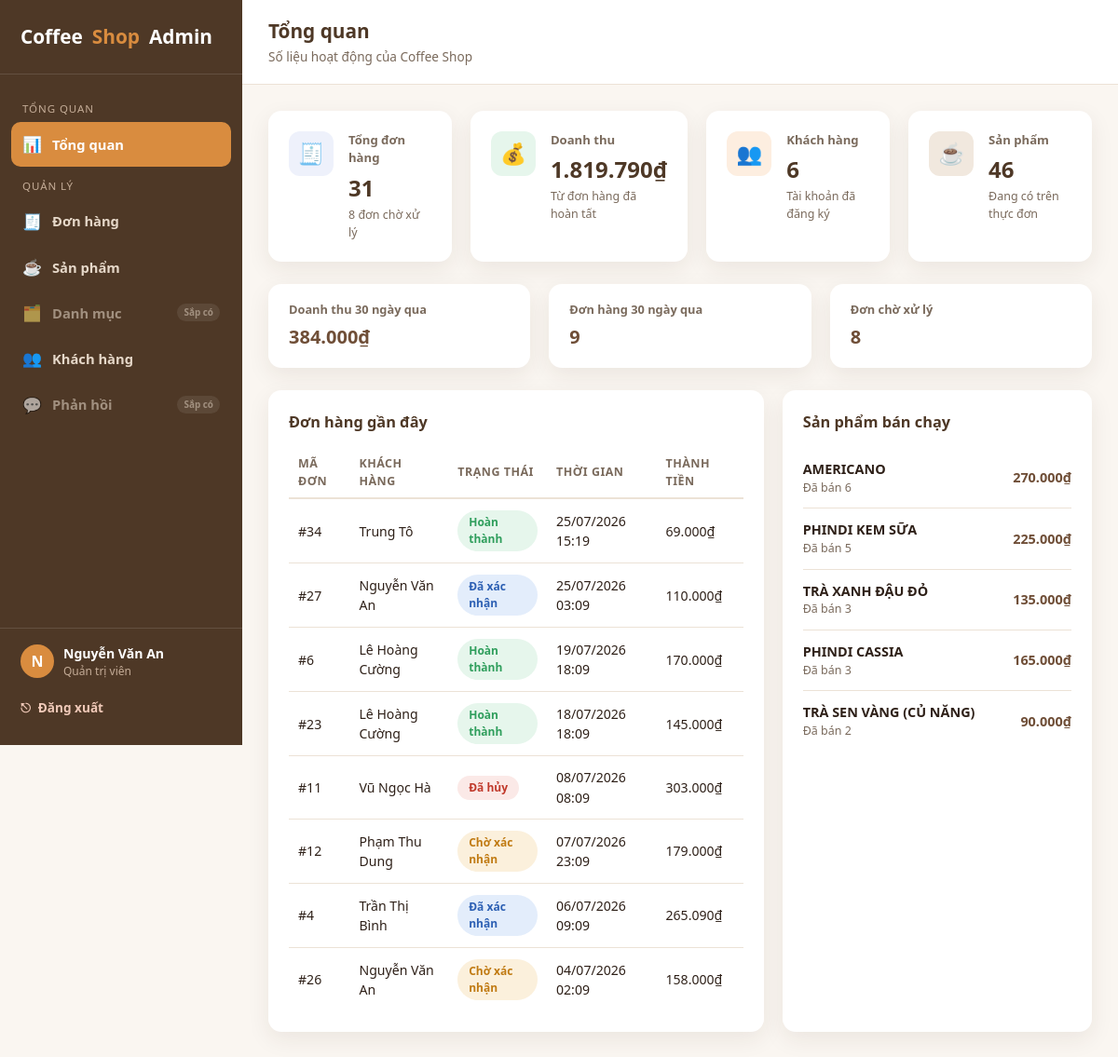
The app's page /admin (signed in) with its own data.
### tables this page shows
CREATE TABLE orders (
    id INTEGER PRIMARY KEY AUTOINCREMENT,
    user_id INTEGER,
    customer_name TEXT NOT NULL,
    customer_email TEXT,
    customer_phone TEXT,
    status TEXT NOT NULL DEFAULT 'pending',
    total_amount INTEGER NOT NULL DEFAULT 0,
    note TEXT,
    created_at TEXT NOT NULL,
    FOREIGN KEY (user_id) REFERENCES user (id)
);

CREATE TABLE order_item (
    id INTEGER PRIMARY KEY AUTOINCREMENT,
    order_id INTEGER NOT NULL,
    product_id INTEGER,
    product_name TEXT NOT NULL,
    price INTEGER NOT NULL,
    quantity INTEGER NOT NULL,
    FOREIGN KEY (order_id) REFERENCES orders (id),
    FOREIGN KEY (product_id) REFERENCES product (id)
);

### app.py (the view)
@app.route("/admin")
@admin_required
def admin_dashboard():
    db = get_db()
    total_orders = db.execute("SELECT COUNT(*) FROM orders").fetchone()[0]
    total_revenue = db.execute(
        "SELECT COALESCE(SUM(total_amount), 0) FROM orders WHERE status = 'completed'"
    ).fetchone()[0]
    total_customers = db.execute("SELECT COUNT(*) FROM user WHERE is_admin = 0").fetchone()[0]
    total_products = db.execute("SELECT COUNT(*) FROM product").fetchone()[0]
    pending_orders = db.execute("SELECT COUNT(*) FROM orders WHERE status = 'pending'").fetchone()[0]
    thirty_days_ago = (datetime.now() - timedelta(days=30)).isoformat()
    revenue_30d = db.execute(
        "SELECT COALESCE(SUM(total_amount), 0) FROM orders WHERE status = 'completed' AND created_at >= ?",
        (thirty_days_ago,),
    ).fetchone()[0]
    orders_30d = db.execute(
        "SELECT COUNT(*) FROM orders WHERE created_at >= ?", (thirty_days_ago,)
    ).fetchone()[0]
    recent_orders = db.execute(
        """SELECT id, customer_name, status, total_amount, created_at
           FROM orders ORDER BY created_at DESC LIMIT 8"""
    ).fetchall()
    top_products = db.execute(
        """SELECT product_name, SUM(quantity) AS qty, SUM(price * quantity) AS revenue
           FROM order_item
           JOIN orders ON orders.id = order_item.order_id
           WHERE orders.status = 'completed'
           GROUP BY product_name
           ORDER BY qty DESC
           LIMIT 5"""
    ).fetchall()
    stats = {
        "total_orders": total_orders,
        "total_revenue": total_revenue,
        "total_customers": total_customers,
        "total_products": total_products,
        "pending_orders": pending_orders,
        "revenue_30d": revenue_30d,
        "orders_30d": orders_30d,
    }
    return render_template(
        "admin/dashboard.html",
        stats=stats,
        recent_orders=recent_orders,
        top_products=top_products,
        active_page="dashboard",
    )

### app.py (called while the page is built)
def get_db():
    if "db" not in g:
        g.db = sqlite3.connect(DB_PATH)
        g.db.row_factory = sqlite3.Row
    return g.db

@app.template_filter("vnd")
def format_vnd(value):
    try:
        value = int(value)
    except (TypeError, ValueError):
        return value
    return f"{value:,.0f}".replace(",", ".") + "₫"

@app.template_filter("datetimevi")
def format_datetimevi(value):
    try:
        dt = datetime.fromisoformat(value)
    except (TypeError, ValueError):
        return value
    return dt.strftime("%d/%m/%Y %H:%M")

@app.context_processor
def inject_order_status_meta():
    return {"ORDER_STATUSES": ORDER_STATUSES, "ORDER_STATUS_LABELS": ORDER_STATUS_LABELS}

def admin_required(view):
    @wraps(view)
    def wrapped(*args, **kwargs):
        if not session.get("is_admin"):
            return redirect(url_for("admin_login", next=request.path))
        return view(*args, **kwargs)
    return wrapped

### templates/admin/dashboard.html (shortened to what this page needs)
{% extends "admin/base.html" %}
{% block page_title %}Tổng quan{% endblock %}
{% block page_subtitle %}Số liệu hoạt động của Coffee Shop{% endblock %}
{% block content %}
<div class="stat-grid">
  <div class="stat-card">
    <div class="stat-icon orders">🧾</div>
    <div>
      <div class="stat-label">Tổng đơn hàng</div>
      <div class="stat-value">{{ stats.total_orders }}</div>
      <div class="stat-sub">{{ stats.pending_orders }} đơn chờ xử lý</div>
    </div>
  </div>
  <div class="stat-card">
    <div class="stat-icon revenue">💰</div>
    <div>
      <div class="stat-label">Doanh thu</div>
      <div class="stat-value">{{ stats.total_revenue | vnd }}</div>
      <div class="stat-sub">Từ đơn hàng đã hoàn tất</div>
    </div>
  </div>
  <div class="stat-card">
    <div class="stat-icon customers">👥</div>
    <div>
      <div class="stat-label">Khách hàng</div>
      <div class="stat-value">{{ stats.total_customers }}</div>
      <div class="stat-sub">Tài khoản đã đăng ký</div>
    </div>
  </div>
  <div class="stat-card">
    <div class="stat-icon products">☕</div>
    <div>
      <div class="stat-label">Sản phẩm</div>
      <div class="stat-value">{{ stats.total_products }}</div>
      <div class="stat-sub">Đang có trên thực đơn</div>
    </div>
  </div>
</div>
<div class="mini-stat-row">
  <div class="mini-stat">
    <div class="mini-stat-label">Doanh thu 30 ngày qua</div>
    <div class="mini-stat-value">{{ stats.revenue_30d | vnd }}</div>
  </div>
  <div class="mini-stat">
    <div class="mini-stat-label">Đơn hàng 30 ngày qua</div>
    <div class="mini-stat-value">{{ stats.orders_30d }}</div>
  </div>
  <div class="mini-stat">
    <div class="mini-stat-label">Đơn chờ xử lý</div>
    <div class="mini-stat-value">{{ stats.pending_orders }}</div>
  </div>
</div>
<div class="panel-grid">
  <div class="admin-panel">
    <h2 class="admin-panel-title">Đơn hàng gần đây</h2>
    {% if recent_orders %}
    <table class="admin-table">
      <thead>
        <tr>
          <th>Mã đơn</th>
          <th>Khách hàng</th>
          <th>Trạng thái</th>
          <th>Thời gian</th>
          <th>Thành tiền</th>
        </tr>
      </thead>
      <tbody>
        {% for order in recent_orders %}
        <tr>
          <td><a href="{{ url_for('admin_order_detail', order_id=order.id) }}">#{{ order.id }}</a></td>
          <td>{{ order.customer_name }}</td>
          <td><span class="badge {{ order.status }}">{{ ORDER_STATUS_LABELS.get(order.status, order.status) }}</span></td>
          <td>{{ order.created_at | datetimevi }}</td>
          <td>{{ order.total_amount | vnd }}</td>
        </tr>
        {% endfor %}
      </tbody>
    </table>
    {% else %}
    <p class="empty-hint">Chưa có đơn hàng nào.</p>
    {% endif %}
  </div>
  <div class="admin-panel">
    <h2 class="admin-panel-title">Sản phẩm bán chạy</h2>
    {% if top_products %}
      {% for p in top_products %}
      <div class="top-product-item">
        <div>
          <div class="top-product-name">{{ p.product_name }}</div>
          <div class="top-product-qty">Đã bán {{ p.qty }}</div>
        </div>
        <div class="top-product-revenue">{{ p.revenue | vnd }}</div>
      </div>
      {% endfor %}
    {% else %}
    <p class="empty-hint">Chưa có dữ liệu bán hàng.</p>
    {% endif %}
  </div>
</div>
{% endblock %}

### templates/admin/base.html (shortened to what this page needs)
<!DOCTYPE html>
<html lang="vi">
<head>
  <link rel="stylesheet" href="{{ url_for('static', filename='css/admin.css') }}">
</head>
<body class="admin-body">
  <div class="admin-layout">
    <aside class="admin-sidebar">
      <div class="admin-sidebar-brand">Coffee<span>Shop</span> Admin</div>
      <nav class="admin-sidebar-nav">
        <div class="admin-nav-heading">Tổng quan</div>
        <a href="{{ url_for('admin_dashboard') }}" class="admin-nav-link {{ 'active' if active_page == 'dashboard' else '' }}">
          <span class="icon">📊</span>
          <span class="nav-label">Tổng quan</span>
        </a>
        <div class="admin-nav-heading">Quản lý</div>
        <a href="{{ url_for('admin_orders') }}" class="admin-nav-link {{ 'active' if active_page == 'orders' else '' }}">
          <span class="icon">🧾</span>
          <span class="nav-label">Đơn hàng</span>
        </a>
        <a href="{{ url_for('admin_products') }}" class="admin-nav-link {{ 'active' if active_page == 'products' else '' }}">
          <span class="icon">☕</span>
          <span class="nav-label">Sản phẩm</span>
        </a>
        <span class="admin-nav-link disabled">
          <span class="icon">🗂️</span>
          <span class="nav-label">Danh mục</span>
          <span class="admin-badge-soon">Sắp có</span>
        </span>
        <a href="{{ url_for('admin_customers') }}" class="admin-nav-link {{ 'active' if active_page == 'customers' else '' }}">
          <span class="icon">👥</span>
          <span class="nav-label">Khách hàng</span>
        </a>
        <span class="admin-nav-link disabled">
          <span class="icon">💬</span>
          <span class="nav-label">Phản hồi</span>
          <span class="admin-badge-soon">Sắp có</span>
        </span>
      </nav>
      <div class="admin-sidebar-footer">
        <div class="admin-sidebar-user">
          <div class="admin-sidebar-avatar">{{ (session.get('admin_name') or 'A')[:1] | upper }}</div>
          <div>
            <div class="admin-sidebar-user-name">{{ session.get('admin_name') or 'Admin' }}</div>
            <div class="admin-sidebar-user-role">Quản trị viên</div>
          </div>
        </div>
        <a href="{{ url_for('admin_logout') }}" class="admin-logout-link">
          <span>⎋</span> Đăng xuất
        </a>
      </div>
    </aside>
    <div class="admin-main">
      <header class="admin-topbar">
        <div class="admin-topbar-title">
          <h1>{% block page_title %}Tổng quan{% endblock %}</h1>
          <p>{% block page_subtitle %}Chào mừng quay lại Coffee Shop Admin{% endblock %}</p>
        </div>
      </header>
      <main class="admin-content">
        {% block content %}{% endblock %}
      </main>
    </div>
  </div>
</body>
</html>

### records on screen
orders: id "34", customer_name "Trung Tô", get "Hoàn thành", created_at "25/07/2026 15:19", total_amount|vnd "69.000₫"
orders: id "27", customer_name "Nguyễn Văn An", get "Đã xác nhận", created_at "25/07/2026 03:09", total_amount|vnd "110.000₫"
orders: id "6", customer_name "Lê Hoàng Cường", get "Hoàn thành", created_at "19/07/2026 18:09", total_amount|vnd "170.000₫"
orders: id "23", customer_name "Lê Hoàng Cường", get "Hoàn thành", created_at "18/07/2026 18:09", total_amount|vnd "145.000₫"
orders: id "11", customer_name "Vũ Ngọc Hà", get "Đã hủy", created_at "08/07/2026 08:09", total_amount|vnd "303.000₫"
orders: id "12", customer_name "Phạm Thu Dung", get "Chờ xác nhận", created_at "07/07/2026 23:09", total_amount|vnd "179.000₫"
orders: id "4", customer_name "Trần Thị Bình", get "Đã xác nhận", created_at "06/07/2026 09:09", total_amount|vnd "265.090₫"
orders: id "26", customer_name "Nguyễn Văn An", get "Chờ xác nhận", created_at "04/07/2026 02:09", total_amount|vnd "158.000₫"
order_item: product_name "TRÀ XANH ĐẬU ĐỎ", qty "3", revenue|vnd "135.000₫"

### other values on screen
{{ (session.get('admin_name') or 'A')[:1] | upper }} "N"
{{ session.get('admin_name') or 'Admin' }} "Nguyễn Văn An"
{{ stats.total_orders }} "31"
{{ stats.pending_orders }} "8"
{{ stats.total_revenue | vnd }} "1.819.790₫"
{{ stats.total_customers }} "6"
{{ stats.total_products }} "46"
{{ stats.revenue_30d | vnd }} "384.000₫"
{{ stats.orders_30d }} "9"
{{ p.product_name }} "AMERICANO" "PHINDI KEM SỮA" "PHINDI CASSIA" "TRÀ SEN VÀNG (CỦ NĂNG)"
{{ p.qty }} "6" "5" "3" "2"
{{ p.revenue | vnd }} "270.000₫" "225.000₫" "165.000₫" "90.000₫"
